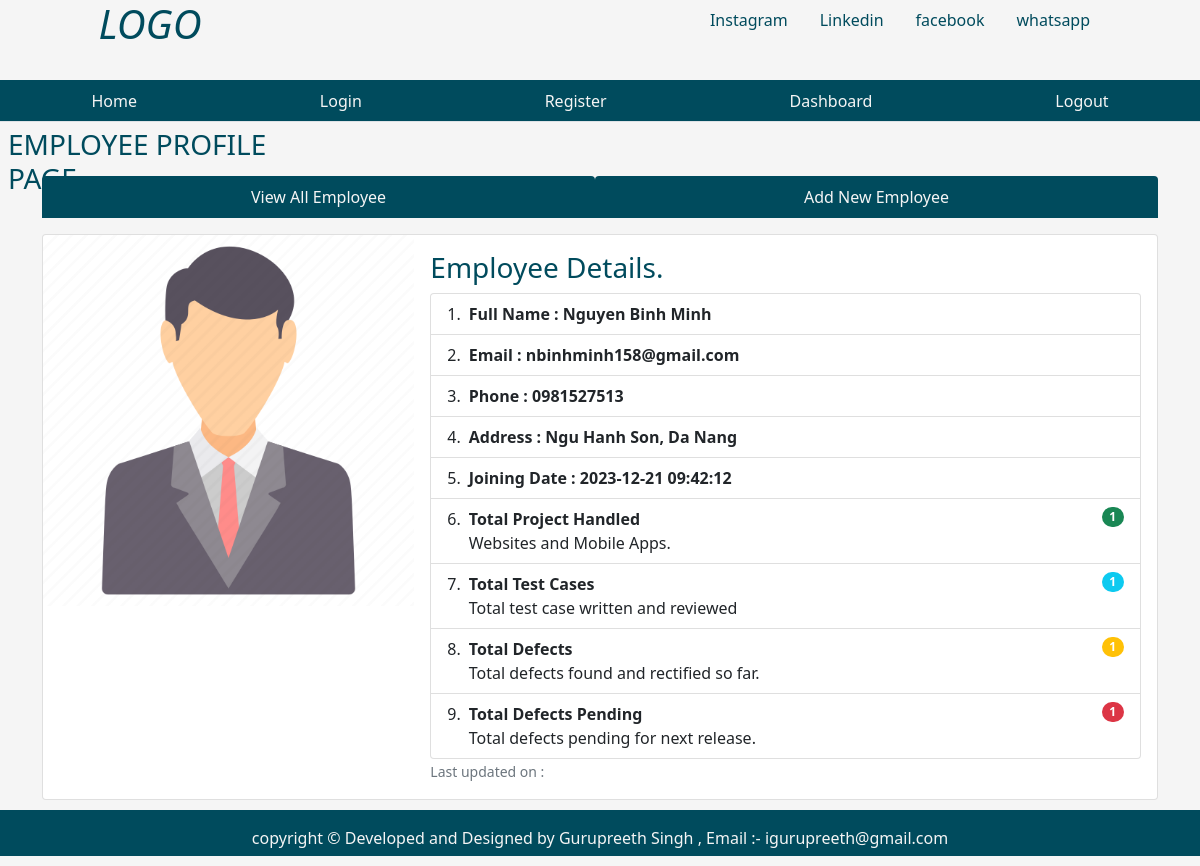
/singleemployeeprofile/1, run on the app's committed database.
### tables this page shows
CREATE TABLE emp (empid integer PRIMARY key, name text not null, email text, phone text, address text, joining_date timestamp DEFAULT CURRENT_TIMESTAMP, total_projects integer DEFAULT 1, total_test_case integer DEFAULT 1, total_defects_found integer DEFAULT 1, total_defects_pending integer DEFAULT 1);

### app.py (the view)
@app.route('/singleemployeeprofile/<int:empid>')
def singleemployeeprofile(empid):
    user = get_current_user()
    db = get_database()
    emp_cur = db.execute('select * from emp where empid = ?', [empid])
    single_emp = emp_cur.fetchone()
    return render_template('singleemployeeprofile.html', user = user, single_emp = single_emp)

### app.py (called while the page is built)
@app.teardown_appcontext
def close_database(error):
    if hasattr(g, 'employee_db'):
        g.employee_db.close()

def get_current_user():
    user = None
    if 'user' in session:
        user = session['user']
        db = get_database()
        user_cur = db.execute('select * from users where name = ?', [user])
        user = user_cur.fetchone()
    return user

### database.py (called while the page is built)
def connect_to_database():
    sql = sqlite3.connect('E:/code/Py/employee_management/employee.db')
    sql.row_factory = sqlite3.Row
    return sql

def get_database():
    if not hasattr(g, 'employee_db'):
        g.employee_db = connect_to_database()
    return g.employee_db

### templates/singleemployeeprofile.html (shortened to what this page needs)
{% from "showlinks.html" import show_links, showsocialmedialinks%}
<!DOCTYPE html>
<html lang="en">
<head>
    <link href="https://cdn.jsdelivr.net/npm/bootstrap@5.1.3/dist/css/bootstrap.min.css" rel="stylesheet">
    <link rel="stylesheet" href="{{ url_for('static', filename='singleemp.css')}}" type = "text/css">
</head>
<body>
      <div class="parent">
        <div class="child child1">
            <h1 class="text-center"><i>LOGO</i></h1>
        </div>
        <div class="child child2">
          {{ showsocialmedialinks() }}
        </div>
        <div class="child child3">
          {{ show_links() }}
      </div>
        <div class="child child4">
          <h3 class="m-2">EMPLOYEE PROFILE PAGE</h3>
      </div>
      <div class="child child5" style="color:rgb(0, 75, 93);">
      </div>
        <div class="child child6 container">
            <ul class="nav nav-tabs nav-fill mb-3">
                <li class="nav-item">
                  <a class="nav-link" style=" background-color:rgb(0, 75, 93); color:whitesmoke;"  href="{{ url_for('dashboard') }}">View All Employee</a>
                </li>
                <li class="nav-item">
                  <a class="nav-link" style=" background-color:rgb(0, 75, 93); color:whitesmoke;"  href="{{ url_for('addnewemployee') }}">Add New Employee</a>
                </li>
              </ul>
            <div class="centercontent">
                <div class="card">
                    <div class="row g-0">
                      <div class="col-md-4">
                        <img src="{{ url_for('static', filename='profile.png')}}"class="img-fluid rounded-start" alt="employee image">
                      </div>
                      <div class="col-md-8">
                        <div class="card-body">
                          <h3 class="card-title">Employee Details.</h3>
                          {% if single_emp %}
                          <ul class="list-group list-group-numbered">
                            <li class="list-group-item d-flex justify-content-between align-items-start">
                              <div class="ms-2 me-auto">
                                <div class="fw-bold">Full Name : {{single_emp['name']}}</div>
                              </div>
                            <li class="list-group-item d-flex justify-content-between align-items-start">
                              <div class="ms-2 me-auto">
                                <div class="fw-bold">Email : {{single_emp['email']}}</div>
                                </div>
                            <li class="list-group-item d-flex justify-content-between align-items-start">
                              <div class="ms-2 me-auto">
                                <div class="fw-bold">Phone : {{single_emp['phone']}}</div>
                                </div>
                              <li class="list-group-item d-flex justify-content-between align-items-start">
                                <div class="ms-2 me-auto">
                                  <div class="fw-bold">Address : {{single_emp['address']}}</div>
                                    </div>
                              </li>
                              <li class="list-group-item d-flex justify-content-between align-items-start">
                                <div class="ms-2 me-auto">
                                  <div class="fw-bold">Joining Date : {{single_emp['joining_date']}}</div>
                                </div>
                              </li>
                              <li class="list-group-item d-flex justify-content-between align-items-start">
                                <div class="ms-2 me-auto">
                                  <div class="fw-bold">Total Project Handled</div>
                                  Websites and Mobile Apps.
                                </div>
                                <span class="badge bg-success rounded-pill">{{single_emp['total_projects']}}</span>
                              </li>
                              <li class="list-group-item d-flex justify-content-between align-items-start">
                                <div class="ms-2 me-auto">
                                  <div class="fw-bold">Total Test Cases</div>
                                  Total test case written and reviewed
                                </div>
                                <span class="badge bg-info rounded-pill">{{single_emp['total_test_case']}}</span>
                              </li>
                              <li class="list-group-item d-flex justify-content-between align-items-start">
                                <div class="ms-2 me-auto">
                                  <div class="fw-bold">Total Defects</div>
                                  Total defects found and rectified so far.
                                </div>
                                <span class="badge bg-warning rounded-pill">{{single_emp['total_defects_found']}}</span>
                              </li>
                              <li class="list-group-item d-flex justify-content-between align-items-start">
                                <div class="ms-2 me-auto">
                                  <div class="fw-bold">Total Defects Pending</div>
                                  Total defects pending for next release.
                                </div>
                                <span class="badge bg-danger rounded-pill">{{single_emp['total_defects_pending']}}</span>
                              </li>
                          </ul>
                          {% endif %}
                          <p class="card-text"><small class="text-muted">Last updated on : </small></p>
                        </div>
                      </div>
                    </div>
                  </div>
            </div>
        </div>
        <div class="child child7" style="background-color:rgb(0, 75, 93); color:whitesmoke;">
            <p class="p-3 text-center">copyright &copy; Developed and Designed by Gurupreeth Singh , Email :- igurupreeth@gmail.com</p>
        </div>
      </div>
</body>
</html>

### static/singleemp.css (style rules this page uses)
html, body { height: 100%; background-color:whitesmoke; color:rgb(0, 75, 93); }
.parent { height: 100%; display: grid; grid-template-columns: repeat(4, 1fr); grid-template-rows: 10% 5% 7% auto 7%; }
.child { margin-bottom: 10px; }
.child1 { grid-column: 1/2; grid-row: 1/2; }
.child2 { grid-column: 3/-1; grid-row: 1/2; }
.child3 { grid-column: 1/-1; grid-row: 2/3; }
.child4 { grid-column: 1/2; grid-row: 3/4; }
.child5 { grid-column: 4/5; grid-row: 3/4; text-align:center; }
.child6 { grid-column: 1/-1; grid-row: 4/5; }
.child7 { grid-column: 1/-1; grid-row: 5/6; }

### data on the page
emp: name "Nguyen Binh Minh", email "nbinhminh158@gmail.com", phone "0981527513", address "Ngu Hanh Son, Da Nang", joining_date "2023-12-21 09:42:12", total_projects "1", total_test_case "1", total_defects_found "1", total_defects_pending "1"
